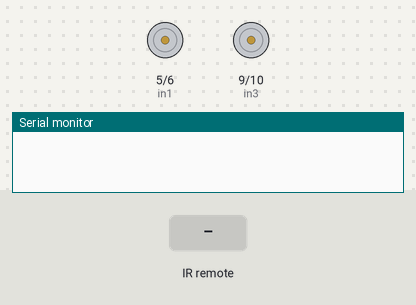
Simulated run of this sketch. Board: Arduino Uno, built with avr-gcc and run on an emulated ATmega328P. On the bench: motor-driver pin pairs drawn as motors (green arrow = first pin HIGH = forward, orange = second pin HIGH = backward, longer = more drive, scaled by the enable pin), the last lines printed to the serial monitor. The test bench sets the inputs (shaded band).

Above: at 1.2 s.
1.3 s: infrared code 0xE718FF00 received
At 2.7 s:
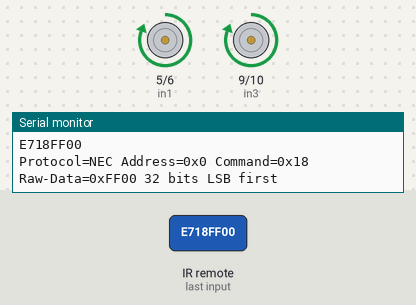
3.0 s: infrared code 0xAD52FF00 received
At 4.1 s:
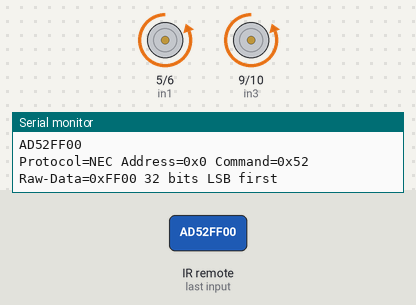
4.7 s: infrared code 0xF708FF00 received
At 5.4 s:
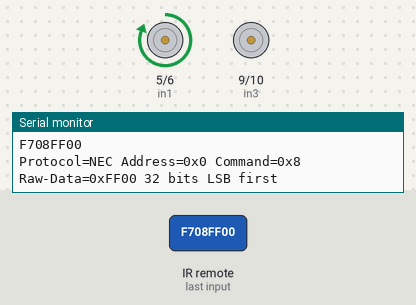
6.4 s: infrared code 0xA55AFF00 received
At 7.8 s:
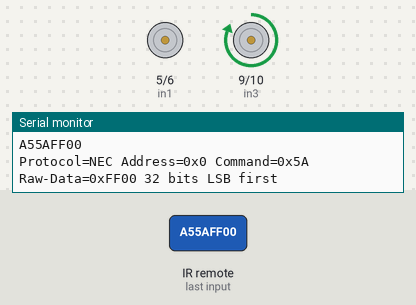
8.1 s: infrared code 0xE31CFF00 received
At 9.2 s:
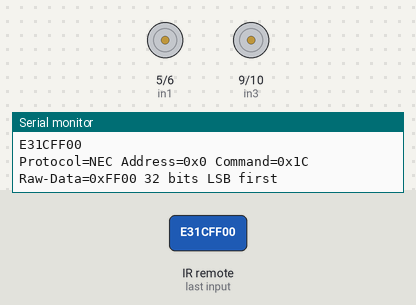
9.8 s: infrared code 0xBD42FF00 received
At 10.4 s:
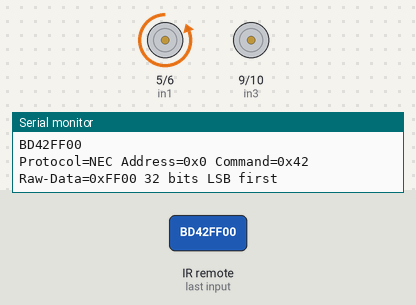
Timing chart, 0 to 12.8 s (numbered marks = the images above; inputs shaded):
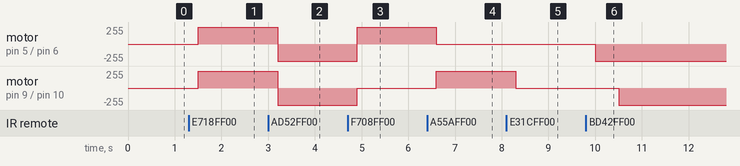

Measured:
- after the input at 1.3 s, motor on pin 5 (in1) / pin 6 (in2), motor on pin 9 (in3) / pin 10 (in4): stopped → forward 255/255 after 0.20 s
- after the input at 3.0 s, motor on pin 5 (in1) / pin 6 (in2), motor on pin 9 (in3) / pin 10 (in4): forward 255/255 → backward 255/255 after 0.20 s
- after the input at 4.7 s, motor on pin 5 (in1) / pin 6 (in2): backward 255/255 → forward 255/255 after 0.20 s; motor on pin 9 (in3) / pin 10 (in4): backward 255/255 → stopped after 0.20 s
- after the input at 6.4 s, motor on pin 5 (in1) / pin 6 (in2): forward 255/255 → stopped after 0.20 s; motor on pin 9 (in3) / pin 10 (in4): stopped → forward 255/255 after 0.20 s
- after the input at 8.1 s, motor on pin 9 (in3) / pin 10 (in4): forward 255/255 → stopped after 0.20 s
- after the input at 9.8 s, motor on pin 5 (in1) / pin 6 (in2): stopped → backward 255/255 after 0.20 s; motor on pin 9 (in3) / pin 10 (in4): stopped → backward 255/255 after 0.70 s

The sketch:

ir-remote-control-car.ino
```cpp
#include <IRremote.hpp>

// Define all the pins of the motor driver module L298N

#define enaPin 3
#define in1 5
#define in2 6
#define in3 9
#define in4 10
#define enbPin 11
#define IR_RECEIVE_PIN 12

void setup() {

  // Define if pins are input or output
  pinMode(enaPin, OUTPUT);
  pinMode(enbPin, OUTPUT);
  pinMode(in1, OUTPUT);
  pinMode(in2, OUTPUT);
  pinMode(in3, OUTPUT);
  pinMode(in4, OUTPUT);

  Serial.begin(115200);
  IrReceiver.begin(IR_RECEIVE_PIN, ENABLE_LED_FEEDBACK); // Start the receiver
}

void loop() {

   if (IrReceiver.decode()) {
      Serial.println(IrReceiver.decodedIRData.decodedRawData, HEX); // Print "old" raw data
      IrReceiver.printIRResultShort(&Serial); // Print complete received data in one line
      IrReceiver.printIRSendUsage(&Serial);   // Print the statement required to send this data
      delay(200);

      if (IrReceiver.decodedIRData.decodedRawData == 0xE718FF00)//Press 2
        {
          Forward();
        }
        else if (IrReceiver.decodedIRData.decodedRawData == 0xAD52FF00)//Press 8
        {
          Backward();
        }
         else if (IrReceiver.decodedIRData.decodedRawData == 0xF708FF00)//Press 4
        {
          Left();
        }
        else if (IrReceiver.decodedIRData.decodedRawData == 0xA55AFF00)//Press 6
        {
          Right();
        }
        else if (IrReceiver.decodedIRData.decodedRawData == 0xE31CFF00)//Press 5
        {
          Stop();
        }
        else if (IrReceiver.decodedIRData.decodedRawData == 0xF30CFF00)//Press 1
        {
          SlightLeft();
        }
        else if (IrReceiver.decodedIRData.decodedRawData == 0xA15EFF00)//Press 3
        {
          SlightRight();
        }
        else if (IrReceiver.decodedIRData.decodedRawData == 0xBD42FF00)//Press 7
        {
          SlightLeftBack();
        }
        else if (IrReceiver.decodedIRData.decodedRawData == 0xB54AFF00)//Press 9
        {
          SlightRightBack();
        }

      IrReceiver.resume(); // Enable receiving of the next value
  }
}

// FUNCTIONS TO CHANGE THE DIRECTION OF THE WHEELS
void Backward() {
  digitalWrite(enaPin,HIGH);
  digitalWrite(enbPin,HIGH);
  digitalWrite(in1,LOW);
  digitalWrite(in2,HIGH);
  digitalWrite(in3,LOW);
  digitalWrite(in4,HIGH);
}

 void Forward() {
  digitalWrite(enaPin,HIGH);
  digitalWrite(enbPin,HIGH);
  digitalWrite(in1,HIGH);
  digitalWrite(in2,LOW);
  digitalWrite(in3,HIGH);
  digitalWrite(in4,LOW);
}

 void Stop() {
  digitalWrite(in1,LOW);
  digitalWrite(in2,LOW);
  digitalWrite(in3,LOW);
  digitalWrite(in4,LOW);
}

void Right() {
  digitalWrite(enaPin,HIGH);
  digitalWrite(enbPin,HIGH);
  digitalWrite(in1,LOW);
  digitalWrite(in2,LOW);
  digitalWrite(in3,HIGH);
  digitalWrite(in4,LOW);
}

void Left() {
  digitalWrite(enaPin,HIGH);
  digitalWrite(enbPin,HIGH);
  digitalWrite(in1,HIGH);
  digitalWrite(in2,LOW);
  digitalWrite(in3,LOW);
  digitalWrite(in4,LOW);
}

void SlightRight() {
  Right();
  delay(500);
  Forward();
}

void SlightLeft() {
  Left();
  delay(500);
  Forward();
}

void RightBack() {
  digitalWrite(enaPin,HIGH);
  digitalWrite(enbPin,HIGH);
  digitalWrite(in1,LOW);
  digitalWrite(in2,LOW);
  digitalWrite(in3,LOW);
  digitalWrite(in4,HIGH);
}

void LeftBack() {
  digitalWrite(enaPin,HIGH);
  digitalWrite(enbPin,HIGH);
  digitalWrite(in1,LOW);
  digitalWrite(in2,HIGH);
  digitalWrite(in3,LOW);
  digitalWrite(in4,LOW);
}

void SlightRightBack() {
  RightBack();
  delay(500);
  Backward();
}

void SlightLeftBack() {
  LeftBack();
  delay(500);
  Backward();
}
```
